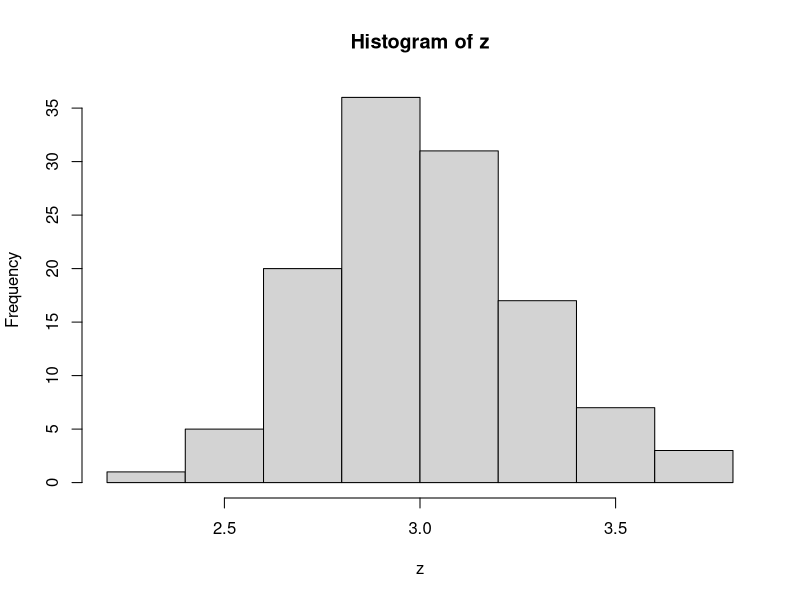
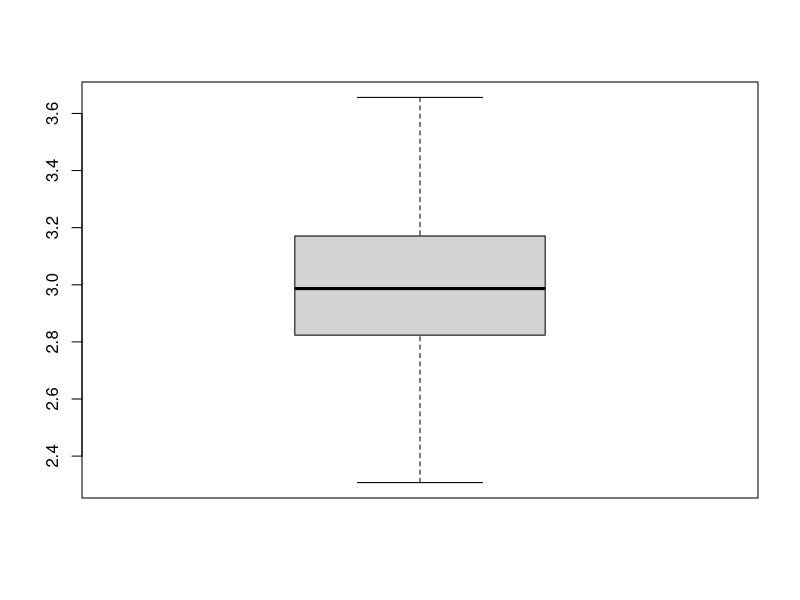

Source code (R) for these figures, in order:
## ---- chunk 1
knitr::opts_chunk$set(echo = TRUE)
## ---- chunk 2
set.seed(123)
z = (rnorm(120,3,0.3));z
## ---- chunk 3
hist(z)
boxplot(z)
